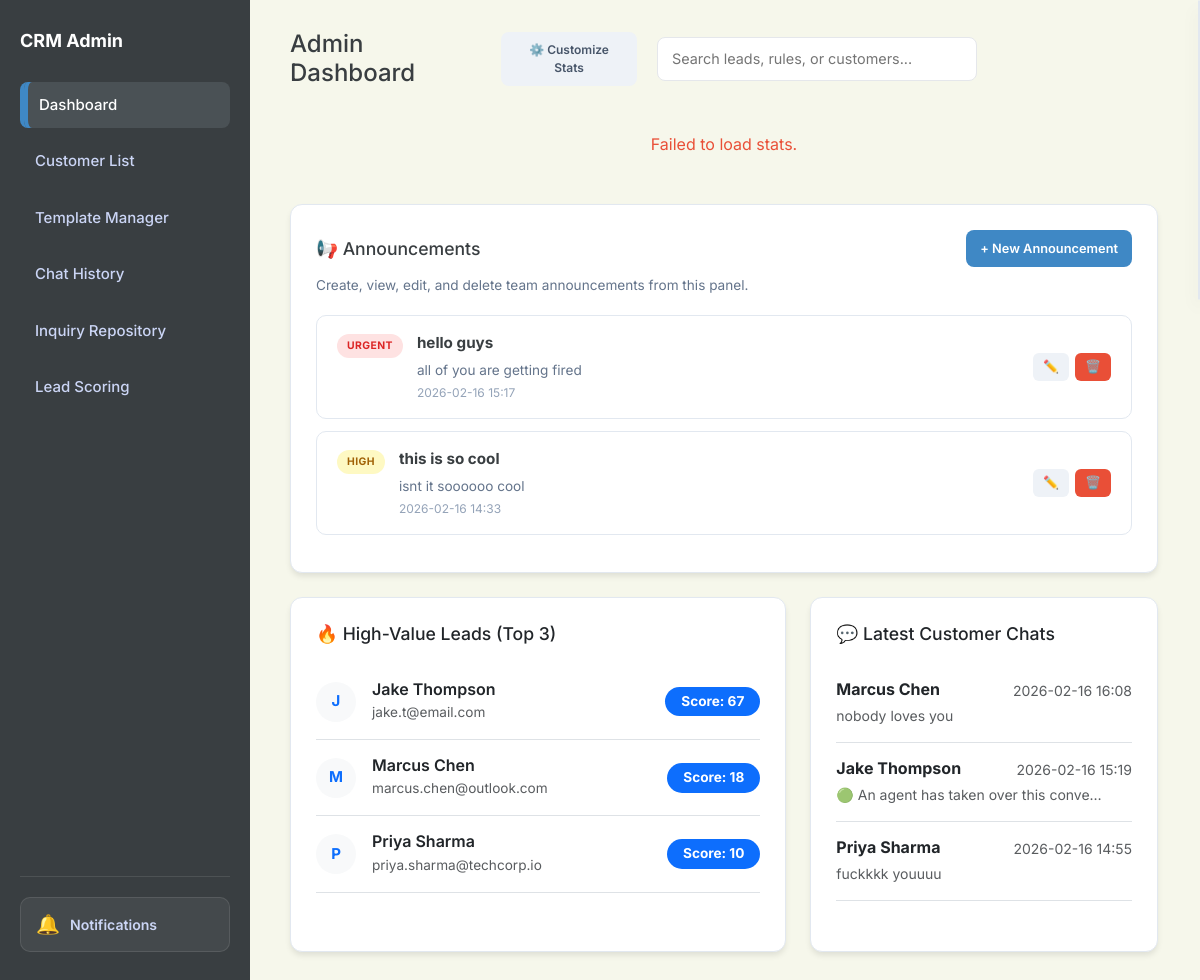
/dashboard, run on the app's committed database.
### app.py (models this page shows)
class Announcement(db.Model):
    id = db.Column(db.Integer, primary_key=True)
    title = db.Column(db.String(150), nullable=False)
    content = db.Column(db.Text, nullable=False)
    priority = db.Column(db.String(20), nullable=False, default='normal')  # low, normal, high, urgent
    created_at = db.Column(db.String(50))

class ChatSession(db.Model):
    id = db.Column(db.Integer, primary_key=True)
    visitor_name = db.Column(db.String(100), nullable=False)
    visitor_email = db.Column(db.String(120))
    status = db.Column(db.String(20), default='bot')  # bot, agent_active, closed
    linked_customer_id = db.Column(db.Integer, db.ForeignKey('customer.id'), nullable=True)
    linked_inquiry_id = db.Column(db.Integer, db.ForeignKey('inquiry.id'), nullable=True)
    created_at = db.Column(db.String(50))
    updated_at = db.Column(db.String(50))
    tags = db.Column(db.String(200), default='')  # comma-separated: impt,waiting,completed
    archived = db.Column(db.Boolean, default=False)
    pinned = db.Column(db.Boolean, default=False)
    chat_messages = db.relationship('ChatMessage', backref='session', cascade="all, delete-orphan", order_by='ChatMessage.id')
    linked_customer = db.relationship('Customer', backref='chat_sessions')
    linked_inquiry = db.relationship('Inquiry', backref='chat_sessions')

class ChatMessage(db.Model):
    id = db.Column(db.Integer, primary_key=True)
    session_id = db.Column(db.Integer, db.ForeignKey('chat_session.id'), nullable=False)
    sender_type = db.Column(db.String(20), nullable=False)  # customer, bot, agent, system
    sender_name = db.Column(db.String(100))
    text = db.Column(db.Text, nullable=False)
    timestamp = db.Column(db.String(50))

### app.py (the view)
@app.route('/')
@app.route('/dashboard')
def dashboard():
    all_rules = Rule.query.all()
    all_inquiries = Inquiry.query.all()
    all_announcements = Announcement.query.order_by(Announcement.id.desc()).all()
    latest_chats = ChatSession.query.filter_by(archived=False).order_by(ChatSession.updated_at.desc()).limit(5).all()
    all_sessions = ChatSession.query.all()
    scored_sessions = []
    for s in all_sessions:
        score = calculate_session_score(s)
        s.calculated_score = score # Attach for template
        scored_sessions.append(s)
    scored_sessions.sort(key=lambda x: x.calculated_score, reverse=True)
    high_value_leads = scored_sessions[:3] # User asked for High Value sections... template says Top 3
    return render_template('admin_dashboard_main_hub.html',
                           all_rules=all_rules,
                           all_inquiries=all_inquiries,
                           all_announcements=all_announcements,
                           latest_chats=latest_chats,
                           high_value_leads=high_value_leads)

### templates/admin_dashboard_main_hub.html (shortened to what this page needs)
<!DOCTYPE html>
<html lang="en">
<head>
    <link href="https://cdn.jsdelivr.net/npm/bootstrap@5.3.0/dist/css/bootstrap.min.css" rel="stylesheet">
    <link rel="stylesheet" href="{{ url_for('static', filename='style.css') }}">
</head>
<body id="page-dashboard">
    <aside class="sidebar">
        <h2>CRM Admin</h2>
        <a href="/dashboard" class="nav-link nav-dashboard active">Dashboard</a>
        <a href="/customers" class="nav-link nav-customers">Customer List</a>
        <a href="/templates-manager" class="nav-link nav-templates">Template Manager</a>
        <a href="/history" class="nav-link nav-history">Chat History</a>
        <a href="/repository" class="nav-link nav-repository">Inquiry Repository</a>
        <a href="/scoring" class="nav-link nav-scoring">Lead Scoring</a>
    </aside>
    <main class="main">
        <div class="header">
            <div class="header-left">
                <h1 style="margin:0; font-size: 24px;">Admin Dashboard</h1>
                <button class="btn btn-gray" data-bs-toggle="modal" data-bs-target="#customizeModal"
                    style="font-size: 12px;" onclick="openCustomizeModal()">⚙️ Customize Stats</button>
            </div>
            <div class="search-container">
                <input type="text" placeholder="Search leads, rules, or customers..." class="taskbar-search">
            </div>
        </div>
        <div class="row g-3 mb-4" id="statsRow">
            <div class="col-12 text-center py-4" id="statsLoading">
            </div>
        </div>
        <div class="card mb-4 announcement-section" style="padding: 25px;">
            <div class="announcement-header">
                <h3 style="margin:0; font-size: 1.1rem; color: var(--slate-900);">📢 Announcements</h3>
                <button class="btn btn-blue" id="btnNewAnnouncement" onclick="openAnnouncementModal()">
                    + New Announcement
                </button>
            </div>
            <p style="color: var(--gray); font-size: 0.85rem; margin-bottom: 20px;">
                Create, view, edit, and delete team announcements from this panel.
            </p>
            <div id="announcementsContainer">
                {% if all_announcements %}
                {% for a in all_announcements %}
                <div class="announcement-card" id="announcement-{{ a.id }}" data-id="{{ a.id }}">
                    <div class="announcement-card-left">
                        <span class="announcement-priority-badge priority-{{ a.priority }}">{{ a.priority | upper
                            }}</span>
                        <div class="announcement-card-body">
                            <strong class="announcement-title">{{ a.title }}</strong>
                            <p class="announcement-content">{{ a.content }}</p>
                            <small class="announcement-date">{{ a.created_at or 'N/A' }}</small>
                        </div>
                    </div>
                    <div class="announcement-card-actions">
                        <button class="btn btn-sm btn-gray" title="Edit"
                            onclick="editAnnouncement({{ a.id }}, '{{ a.title | e }}', `{{ a.content | e }}`, '{{ a.priority }}')">✏️</button>
                        <button class="btn btn-sm btn-red" title="Delete"
                            onclick="confirmDeleteAnnouncement({{ a.id }})">🗑️</button>
                    </div>
                </div>
                {% endfor %}
                {% else %}
                <div class="announcement-empty" id="announcementEmpty">
                    <p style="text-align:center; color: var(--gray); padding: 30px 0;">No announcements yet. Click
                        <strong>+ New Announcement</strong> to create one.
                    </p>
                </div>
                {% endif %}
            </div>
        </div>
        <div class="row g-4">
            <div class="col-12 col-lg-7">
                <div class="card h-100">
                    <h3 style="margin-bottom: 20px; font-size: 1.1rem;">🔥 High-Value Leads (Top 3)</h3>
                    <div id="highValueLeadsContainer">
                        {% if high_value_leads %}
                        <div class="list-group list-group-flush">
                            {% for lead in high_value_leads %}
                            <div
                                class="list-group-item px-0 py-3 d-flex align-items-center justify-content-between border-bottom">
                                <div class="d-flex align-items-center">
                                    <div class="avatar-circle me-3 bg-light text-primary"
                                        style="width:40px; height:40px; border-radius:50%; display:flex; align-items:center; justify-content:center; font-weight:bold;">
                                        {{ lead.visitor_name[0] | upper }}
                                    </div>
                                    <div>
                                        <h6 class="mb-0 text-dark" style="font-weight:600;">{{ lead.visitor_name }}</h6>
                                        <small class="text-muted" style="font-size:0.85rem;">{{ lead.visitor_email or
                                            'No email' }}</small>
                                    </div>
                                </div>
                                <div class="text-end">
                                    <span class="badge bg-primary rounded-pill px-3 py-2" style="font-size:0.85rem;">
                                        Score: {{ lead.calculated_score | int }}
                                    </span>
                                </div>
                            </div>
                            {% endfor %}
                        </div>
                        {% else %}
                        <div class="text-center py-4">
                            <p class="text-muted mb-0">No leads scored yet.</p>
                        </div>
                        {% endif %}
                    </div>
                </div>
            </div>
            <div class="col-12 col-lg-5">
                <div class="card h-100">
                    <h3 style="margin-bottom: 20px; font-size: 1.1rem;">💬 Latest Customer Chats</h3>
                    <div id="latestChatsContainer">
                        {% if latest_chats %}
                        <div class="list-group list-group-flush">
                            {% for chat in latest_chats %}
                            <a href="/history?session={{ chat.id }}"
                                class="list-group-item list-group-item-action px-0 py-3 border-bottom">
                                <div class="d-flex w-100 justify-content-between mb-1">
                                    <h6 class="mb-0 fw-bold text-dark">{{ chat.visitor_name }}</h6>
                                    <small class="text-muted">{{ chat.updated_at.split(' ')[1] if chat.updated_at and '
                                        ' in chat.updated_at else chat.updated_at }}</small>
                                </div>
                                <p class="mb-0 small text-muted text-truncate" style="max-width: 90%;">
                                    {% if chat.chat_messages %}
                                    {{ chat.chat_messages[-1].text }}
                                    {% else %}
                                    <em>No messages yet</em>
                                    {% endif %}
                                </p>
                            </a>
                            {% endfor %}
                        </div>
                        {% else %}
                        <div class="text-center py-4">
                            <p class="text-muted mb-0">No recent chats found.</p>
                        </div>
                        {% endif %}
                    </div>
                </div>
            </div>
        </div>
    </main>
</body>
</html>

### data on the page
Announcement: priority "URGENT", title "hello guys", content "all of you are getting fired", created_at "2026-02-16 15:17"
Announcement: priority "HIGH", title "this is so cool", content "isnt it soooooo cool", created_at "2026-02-16 14:33"
ChatSession: visitor_name "J", visitor_name "Jake Thompson", visitor_email "jake.t@email.com", calculated_score "67", updated_at "2026-02-16 15:19", text "🟢 An agent has taken over this conve…"
ChatSession: visitor_name "M", visitor_name "Marcus Chen", visitor_email "marcus.chen@outlook.com", calculated_score "18", updated_at "2026-02-16 16:08", text "nobody loves you"
ChatSession: visitor_name "P", visitor_name "Priya Sharma", visitor_email "priya.sharma@techcorp.io", calculated_score "10", updated_at "2026-02-16 14:55", text "fuckkkk youuuu"
